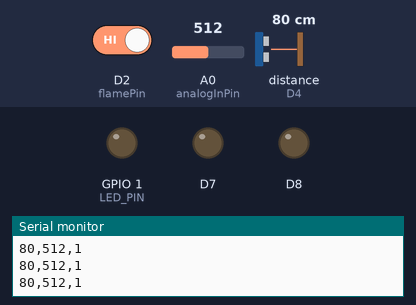
A sketch run on a simulated ESP8266 (NodeMCU). Parts: output pins drawn as LEDs (lit = HIGH), the last lines printed to the serial monitor. Wiring (inferred from the names in the program): ultrasonic range finder: trigger D5; echo D4. The test bench sets the inputs (shaded band); at power-on: distance to the obstacle (sensor on D4) 80 cm, D2 (flamePin) HIGH, A0 (analogInPin) = 512. The echo pulse lasts 58.3 µs per cm; pins used as bus, display or sensor lines are not drawn.

Above: at 1.3 s.
1.4 s: distance to the obstacle (sensor on D4) set to 12 cm
2.9 s: distance to the obstacle (sensor on D4) set to 9 cm
At 3.9 s:
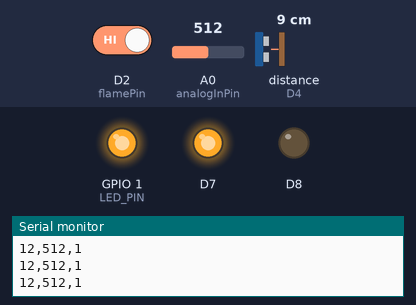
Timing chart, 0 to 12.0 s (numbered marks = the images above; inputs shaded):
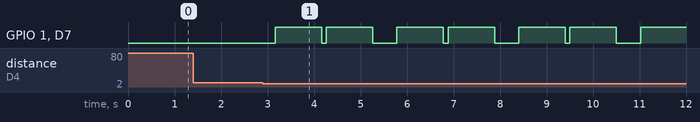

Measured:
- the behaviour switches between 11 and 10 cm on distance to the obstacle (sensor on D4) (found by bisection; images 0 and 1)
- after the input at 2.9 s, GPIO 1 (LED_PIN), D7: LOW → HIGH after 0.26 s, then repeats every 2.6 s: LOW 0.10 s, HIGH 1.0 s, LOW 0.52 s, HIGH 1.0 s

The sketch:

Bluetooth_Test.ino
```cpp
#include <SoftwareSerial.h>

// Pin configuration for HC-05
#define RX_PIN D0
#define TX_PIN D1

int pos = 0;
int inputPin = D4; // signal receiver pin ECHO to D4
int outputPin = D5; // signal transmitter pin TRIG to D5
const int flamePin = D2;
int state = 0;         // variable for reading status
int sensorValue = 0;
const int analogInPin = A0;

#define LED_PIN D10
#define BUZZER_PIN D11

SoftwareSerial hc05(RX_PIN, TX_PIN);

void setup() {
  // put your setup code here, to run once:
  Serial.begin(115200);
  hc05.begin(115200);

  pinMode(LED_PIN, OUTPUT);
  pinMode(BUZZER_PIN, OUTPUT);
  pinMode(inputPin, INPUT);
  pinMode(outputPin, OUTPUT);
  pinMode(flamePin, INPUT);
  pinMode(D8, OUTPUT);
  digitalWrite(D8, LOW);
}

void loop() {
  int dis = checkUltrasonic(inputPin, outputPin);
  delay(10);
  int heat = flameState(flamePin);
  delay(10);
  int ldr = ldrValue(analogInPin);

  if (hc05.available()) {
    // Read the next character from the HC-05 module
    //uint8_t data = hc05.read();
    int data = hc05.read();
    //int data = hc05.read();
    //Serial.println(data);

    if (data == 254 || data == 252 || data == 255) {
      digitalWrite(D8, HIGH);
      delay(1000);
      digitalWrite(D8, LOW);
    }
  }

  if (dis <= 10) {
    digitalWrite(LED_PIN, HIGH);
    digitalWrite(BUZZER_PIN, HIGH);
    delay(1000);
    digitalWrite(LED_PIN, LOW);
    digitalWrite(BUZZER_PIN, LOW);
    delay(100);
    digitalWrite(LED_PIN, HIGH);
    digitalWrite(BUZZER_PIN, HIGH);
    delay(1000);
    digitalWrite(LED_PIN, LOW);
    digitalWrite(BUZZER_PIN, LOW);
    //Serial.print("Ultrasonic value is: ");
    //Serial.println(dis);
  }

  if (heat == LOW) {
    digitalWrite(LED_PIN, HIGH);
    digitalWrite(BUZZER_PIN, HIGH);
    delay(1000);
    digitalWrite(LED_PIN, LOW);
    digitalWrite(BUZZER_PIN, LOW);
    delay(100);
    digitalWrite(LED_PIN, HIGH);
    digitalWrite(BUZZER_PIN, HIGH);
    delay(1000);
    digitalWrite(LED_PIN, LOW);
    digitalWrite(BUZZER_PIN, LOW);
    //Serial.print("Fire Detected");
  }

  if (ldr <= 250) {
    digitalWrite(LED_PIN, HIGH);
    digitalWrite(BUZZER_PIN, HIGH);
    delay(1000);
    digitalWrite(LED_PIN, LOW);
    digitalWrite(BUZZER_PIN, LOW);
    delay(100);
    digitalWrite(LED_PIN, HIGH);
    digitalWrite(BUZZER_PIN, HIGH);
    delay(1000);
    digitalWrite(LED_PIN, LOW);
    digitalWrite(BUZZER_PIN, LOW);
//    //Serial.print("LDR value is: ");
//    //Serial.println(ldr);
  }

  Serial.print(dis);
  Serial.print(",");
  Serial.print(ldr);
  Serial.print(",");
  Serial.print(heat);
  Serial.print("\n");
  delay(500);
}


int checkUltrasonic(int inputPin, int outputPin) {
  digitalWrite(outputPin, LOW);
  delayMicroseconds(2);
  digitalWrite(outputPin, HIGH); // Pulse for 10μs to trigger ultrasonic detection
  delayMicroseconds(10);
  digitalWrite(outputPin, LOW);
  int distance = pulseIn(inputPin, HIGH); // Read receiver pulse time
  distance = distance / 58;               // Transform pulse time to distance
  return distance;
  delay(50);
}

int flameState(int flamePin) {
  // Read the state of the flame sensor pin:
  state = digitalRead(flamePin);
  return state;
  delay(50);
}

int ldrValue(int analogInPin) {
  // Read the sensor value
  int value = analogRead(analogInPin);
  return value;
  delay(50);
}
```
